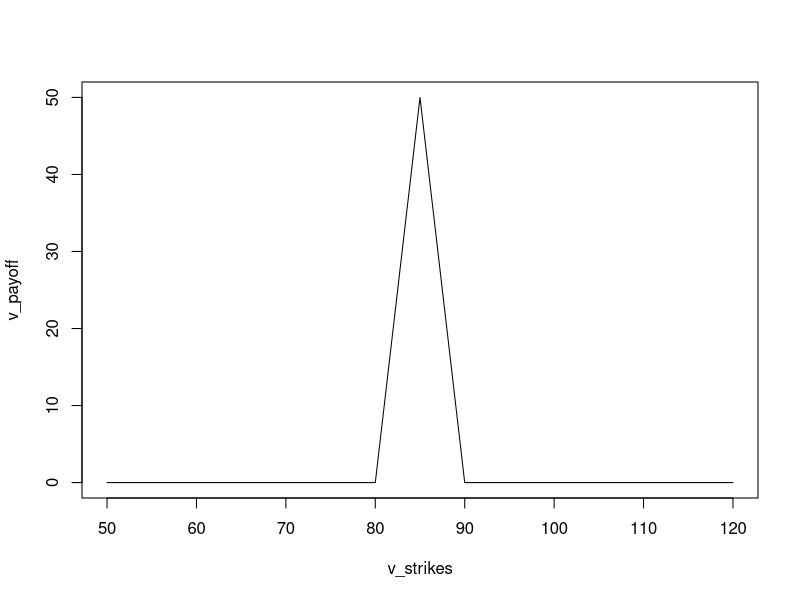

Write the R code that produced this figure.
#EX.1

CallPayoff = function(ST, K, is_long=TRUE) {
  if(is_long)
    payoff = pmax(ST-K, 0)
  else
    payoff = K-ST
  return(payoff)
}



ButterflyPayoff = function(ST, K1, K2) {
  #  BUTTERFLY
  #       1. J Long positions in a Call option with a Strike Price K1.
  #       2. H Long positions in a Call option with a Strike Price K2.
  #       3. J + H Short positions in a Call option with a Strike Price "K".
  #           Strike price "K" is a Linear Convex combination of K 1 and K 2 :
  #             "K" = w * K1 + (1 - w) K2, w tra [0, 1] ,    where w = J / J+H
  #       All options are written on the same underlying and they have the same maturity T.

  #       The payoff is: PIT (Butterfly) =
  #                 J max {ST - K1 ; 0} - (J + H) max{ST - "K"; 0} + H max {ST - K2 ; 0}

  J = H = 10
  w = J / (J+H)
  K = w * K1 + (1 - w) * K2
  payoff = J * pmax(ST-K1,0) - (J+H) * pmax(ST-K, 0) + H*pmax(ST-K2, 0)
  return (payoff)
}


ButterflyChart = function(K1, K2, MIN=0, MAX=200) {
  v_payoff = c()
  v_strikes = c()
  for (ST in MIN:MAX){
    payoff = ButterflyPayoff(ST, K1, K2)
    v_payoff[ST] = payoff
    v_strikes[ST] = ST
  }
  #print('   MIN:MAX', length(MIN:MAX), '   v_payoff', length(v_payoff))
  plot(x=v_strikes, y=v_payoff, type="l")
}

# Payoff of a Call Option
CallPayoff(ST=100, K=20)

# Payoff of a Buttefly Strategy
ButterflyChart(K1=80,K2=90, MIN=50, MAX=120)
